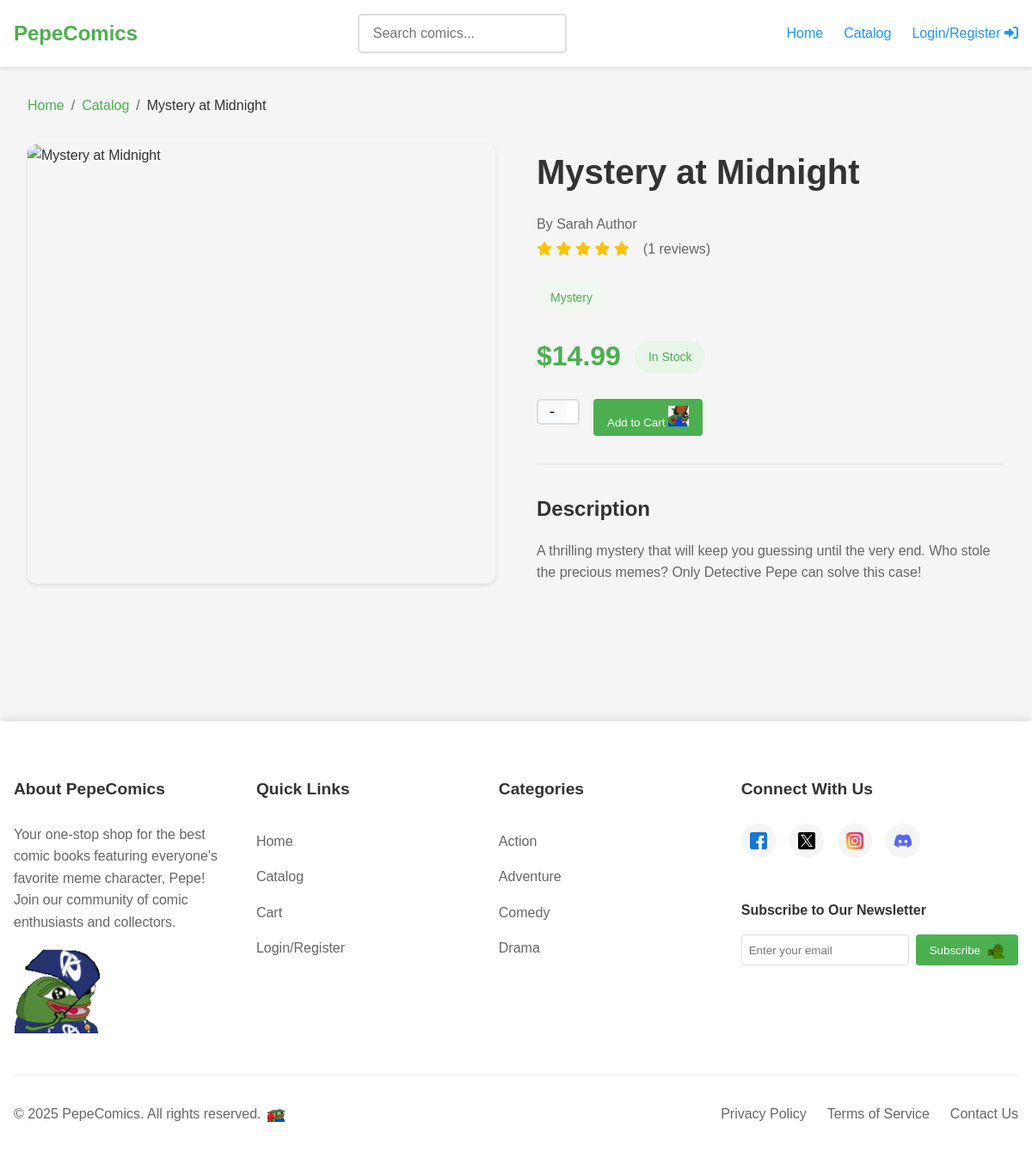
/php/views/product.php?id=2, run on the app's committed database.
### tables this page shows
CREATE TABLE comics (
    comic_id INT AUTO_INCREMENT PRIMARY KEY,
    title VARCHAR(150) NOT NULL,
    author VARCHAR(100),
    publisher VARCHAR(100),
    price DECIMAL(10,2) NOT NULL,
    stock INT DEFAULT 0 NOT NULL,
    description TEXT,
    image_data MEDIUMBLOB,
    image_type VARCHAR(50),
    image_name VARCHAR(255)
);

CREATE TABLE categories (
    category_id INT AUTO_INCREMENT PRIMARY KEY,
    name VARCHAR(100) UNIQUE NOT NULL
);

### php/models/Comic.php (called while the page is built, shortened)
<?php
class Comic {
    private $pdo;
    public function __construct($pdo) {
        $this->pdo = $pdo;
    }
    public function getComicById($comicId) {
        $sql = 'SELECT c.*, GROUP_CONCAT(cat.name) as categories
                FROM comics c
                LEFT JOIN comic_categories cc ON c.comic_id = cc.comic_id
                LEFT JOIN categories cat ON cc.category_id = cat.category_id
                WHERE c.comic_id = :comic_id
                GROUP BY c.comic_id';
        $stmt = $this->pdo->prepare($sql);
        $stmt->execute(['comic_id' => $comicId]);
        return $stmt->fetch(PDO::FETCH_ASSOC);
    }
    public function getComicCategories($comicId) {
        $sql = 'SELECT cat.*
                FROM categories cat
                JOIN comic_categories cc ON cat.category_id = cc.category_id
                WHERE cc.comic_id = :comic_id
                ORDER BY cat.name';
        $stmt = $this->pdo->prepare($sql);
        $stmt->execute(['comic_id' => $comicId]);
        return $stmt->fetchAll(PDO::FETCH_ASSOC);
    }
    public function getComicReviews($comicId) {
        $sql = 'SELECT r.*, u.name as user_name
                FROM reviews r
                JOIN users u ON r.user_id = u.user_id
                WHERE r.comic_id = :comic_id
                ORDER BY r.review_id DESC';
        $stmt = $this->pdo->prepare($sql);
        $stmt->execute(['comic_id' => $comicId]);
        return $stmt->fetchAll(PDO::FETCH_ASSOC);
    }
}

### php/views/product.php (the view, shortened to what this page needs)
<?php
require_once '../db.php';
require_once '../models/Comic.php';
$comicId = isset($_GET['id']) ? (int)$_GET['id'] : 0;
$comicModel = new Comic($pdo);
$comic = $comicModel->getComicById($comicId);
$categories = $comicModel->getComicCategories($comicId);
$reviews = $comicModel->getComicReviews($comicId);
$averageRating = 0;
if (!empty($reviews)) {
    $totalRating = array_sum(array_column($reviews, 'rating'));
    $averageRating = round($totalRating / count($reviews), 1);
}
require_once 'header.php';
?>
<main class="product-page">
    <div class="container">
        <nav class="breadcrumb" aria-label="Breadcrumb">
            <ol>
                <li><a href="/pepecomics/index.php">Home</a></li>
                <li><a href="/pepecomics/php/views/catalog.php">Catalog</a></li>
                <li><?= htmlspecialchars($comic['title']) ?></li>
            </ol>
        </nav>
        <div class="product-details">
            <div class="product-image">
                <img src="/pepecomics/php/controllers/image.php?id=<?= $comic['comic_id'] ?>"
                     alt="<?= htmlspecialchars($comic['title']) ?>"
                     class="main-image">
            </div>
            <div class="product-info">
                <h1 class="product-title"><?= htmlspecialchars($comic['title']) ?></h1>
                <div class="product-meta">
                    <p class="product-author">By <?= htmlspecialchars($comic['author']) ?></p>
                    <div class="product-rating">
                        <div class="rating-stars">
                            <?php for ($i = 1; $i <= 5; $i++): ?>
                                <i class="fas fa-star <?= $i <= $averageRating ? 'filled' : '' ?>"></i>
                            <?php endfor; ?>
                        </div>
                        <span class="rating-count">(<?= count($reviews) ?> reviews)</span>
                    </div>
                </div>
                <?php if (!empty($categories)): ?>
                    <div class="product-categories">
                        <?php foreach ($categories as $category): ?>
                            <a href="/pepecomics/php/views/catalog.php?category=<?= urlencode($category['name']) ?>"
                               class="category-tag">
                                <?= htmlspecialchars($category['name']) ?>
                            </a>
                        <?php endforeach; ?>
                    </div>
                <?php endif; ?>
                <div class="product-price">
                    <span class="current-price">$<?= number_format($comic['price'], 2) ?></span>
                    <span class="stock <?= $comic['stock'] > 0 ? 'in-stock' : 'out-of-stock' ?>">
                        <?= $comic['stock'] > 0 ? 'In Stock' : 'Out of Stock' ?>
                    </span>
                </div>
                <?php if ($comic['stock'] > 0): ?>
                    <form class="add-to-cart-form">
                        <div class="quantity-input">
                            <button type="button" class="quantity-btn minus" aria-label="Decrease quantity">-</button>
                            <input type="number" name="quantity" value="1" min="1" max="<?= $comic['stock'] ?>" required>
                        </div>
                        <button type="submit" class="btn btn--primary add-to-cart" data-comic-id="<?= $comic['comic_id'] ?>">
                            Add to Cart
                            <img src="/pepecomics/images/animations/pepe-cart.gif" alt="Add to Cart" class="btn__icon">
                        </button>
                    </form>
                <?php endif; ?>
                <div class="product-description">
                    <h2>Description</h2>
                    <p><?= nl2br(htmlspecialchars($comic['description'] ?? 'No description available.')) ?></p>
                </div>
            </div>
        </div>
    </div>
</main>
<?php require_once 'footer.php'; ?>

### css/main.css (style rules this page uses)
* { margin: 0; padding: 0; box-sizing: border-box; }
:root { --primary-color: #4CAF50; --secondary-color: #2196F3; --accent-color: #FF9800; --text-color: #333; --light-gray: #f5f5f5; --dark-gray: #666; --error-color: #f44336; --success-color: #4CAF50; --border-radius: 4px; --box-shadow: 0 2px 4px rgba(0, 0, 0, 0.1); }
body { font-family: 'Arial', sans-serif; line-height: 1.6; color: var(--text-color); background-color: var(--light-gray); }
h1, h2, h3, h4, h5, h6 { margin-bottom: 1rem; color: var(--text-color); }
a { color: var(--secondary-color); text-decoration: none; transition: color 0.3s ease; }
.container { max-width: 1200px; margin: 0 auto; padding: 0 1rem; }
.btn { display: inline-block; padding: 0.5rem 1rem; border: none; border-radius: var(--border-radius); background-color: var(--primary-color); color: #fff; cursor: pointer; transition: background-color 0.3s ease; }

### css/components/auth.css (style rules this page uses)
.btn__icon { width: 24px; height: 24px; }

### css/components/cart.css (style rules this page uses)
.quantity-btn { width: 30px; height: 30px; border: none; background: #f5f5f5; border-radius: 5px; cursor: pointer; font-size: 1.2rem; display: flex; align-items: center; justify-content: center; transition: all 0.2s ease; }
.quantity-input { width: 50px; height: 30px; text-align: center; border: 1px solid #ddd; border-radius: 5px; font-size: 1rem; }

### css/components/catalog.css (style rules this page uses)
.category-tag { padding: 0.25rem 0.75rem; background: #f5f5f5; border-radius: 15px; font-size: 0.75rem; color: #666; }

### css/components/product.css (style rules this page uses)
.product-page { padding: 2rem 0; }
.breadcrumb { margin-bottom: 2rem; }
.breadcrumb ol { display: flex; align-items: center; gap: 0.5rem; list-style: none; padding: 0; margin: 0; }
.breadcrumb li:not(:last-child)::after { content: '/'; margin-left: 0.5rem; color: #666; }
.breadcrumb a { color: #4CAF50; text-decoration: none; transition: color 0.3s ease; }
.product-details { display: grid; grid-template-columns: 1fr 1fr; gap: 3rem; margin-bottom: 4rem; }
.product-image { position: relative; border-radius: 10px; overflow: hidden; box-shadow: 0 2px 4px rgba(0, 0, 0, 0.1); }
.main-image { width: 100%; height: auto; display: block; transition: transform 0.3s ease; }
.product-title { font-size: 2.5rem; font-weight: 700; color: #333; margin-bottom: 1rem; }
.product-meta { margin-bottom: 1.5rem; color: #666; }
.product-author, .product-publisher { margin: 0.25rem 0; }
.product-rating { display: flex; align-items: center; gap: 1rem; margin-bottom: 1.5rem; }
.rating-stars { color: #FFC107; }
.rating-count { color: #666; }
.product-categories { display: flex; flex-wrap: wrap; gap: 0.5rem; margin-bottom: 1.5rem; }
.category-tag { padding: 0.5rem 1rem; background: #f1f8f1; color: #4CAF50; border-radius: 20px; text-decoration: none; font-size: 0.875rem; transition: background-color 0.3s ease; }
.product-price { display: flex; align-items: center; gap: 1rem; margin-bottom: 1.5rem; }
.current-price { font-size: 2rem; font-weight: 600; color: #4CAF50; }
.stock { padding: 0.5rem 1rem; border-radius: 20px; font-size: 0.875rem; font-weight: 500; }
.in-stock { background: #e8f5e9; color: #4CAF50; }
.add-to-cart-form { display: flex; gap: 1rem; margin-bottom: 2rem; }
.quantity-input { display: flex; align-items: center; border: 2px solid #ddd; border-radius: 5px; overflow: hidden; }
.quantity-btn { padding: 0.75rem 1rem; border: none; background: #f8f9fa; cursor: pointer; transition: background-color 0.3s ease; }
.quantity-input input { width: 60px; padding: 0.75rem; border: none; text-align: center; -moz-appearance: textfield; }
.product-description { margin-top: 2rem; padding-top: 2rem; border-top: 2px solid #eee; }
.product-description h2 { font-size: 1.5rem; font-weight: 600; color: #333; margin-bottom: 1rem; }
.product-description p { color: #666; line-height: 1.6; }

### data on the page
comics: title "Mystery at Midnight", author "Sarah Author", price "14.99", description "A thrilling mystery that will keep you guessing until the very end. Who stole the precious memes? Only Detective Pepe can solve this case!"
categories: name "Mystery"

### other printed values
count($reviews) "1"
